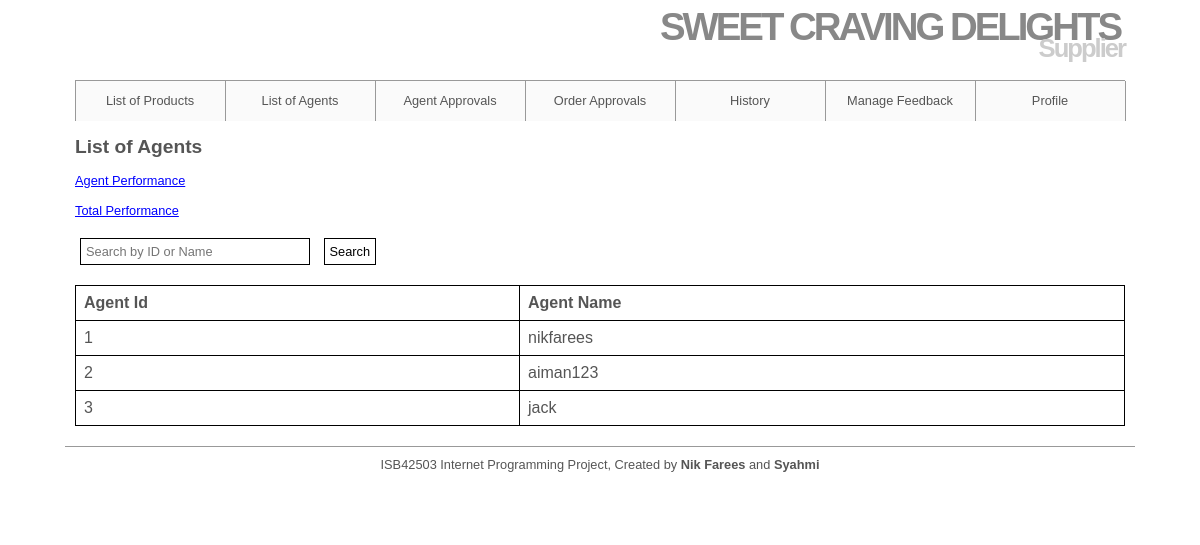
Screenshot of /Supplier/AgentList.php (signed in) with the database file from the repository.
### tables this page shows
CREATE TABLE `agents` (
  `agent_id` mediumint(8) UNSIGNED NOT NULL,
  `agentName` varchar(50) NOT NULL,
  `agentEmail` varchar(40) NOT NULL,
  `agentPassword` char(40) NOT NULL
);

### Supplier/AgentList.php (the view, shortened to what this page needs)
<html>
<head>
</head>
<body>
    <?php
    global $dbc;
    $supplier_id = $_SESSION['supplier_id'];
    $searchQuery = "";
    $searchCondition = "";
    $query = "SELECT DISTINCT agents.agent_id, agents.agentName FROM agents
 INNER JOIN relationships ON agents.agent_id = relationships.agent_id
 INNER JOIN agents_approval ON agents.agent_id = agents_approval.agent_id
 WHERE relationships.supplier_id = '$supplier_id' AND
agents_approval.approval_status = 'approved'" . $searchCondition;
    $result = @mysqli_query($dbc, $query);
    $num = @mysqli_num_rows($result);
    echo '<br><h2>List of Agents<br /></h2>';
    if ($num > 0) {
        echo '<br><a href="AgentPerformance.php" style="color: blue; text-decoration:
underline;">Agent Performance</a><br />
 <br><a href="TotalPerformance.php" style="color: blue; text-decoration:
underline;">Total Performance</a><br /><br />
 <form method="GET" action="AgentList.php">
 <input type="text" name="search" placeholder="Search by ID or Name" value="' .
            $searchQuery . '" style="width: 230px;">
 <input type="submit" value="Search">
 </form> <br/>
 <table border="1" width="100%">
 <tr>
 <td> <b>Agent Id</b> </td>
 <td> <b>Agent Name</b> </td>
 </tr>';
        while ($row = @mysqli_fetch_array($result, MYSQLI_ASSOC)) {
            echo '<tr>'
                . '<td>' . $row['agent_id'] . '</td>'
                . '<td>' . $row['agentName'] . '</td>';
            echo '</tr>';
        }
        echo '</table>';
    } else {
        echo '<p class="error"><br>Agent not found.</p>';
    }
    ?>
</body>
</html>

### includes/hmmSupplier.css (style rules this page uses)
* { border: 0; margin: 0; padding: 0; }
a { color: #777; text-decoration: none; }
body { background: #ffffff; color: #555; font: 0.8em Arial, Helvetica, "bitstream vera sans", sans-serif; }
#header { border-bottom: 1px solid #999; height: 80px; margin: 0 auto; width: 1050px; }
#header h1 { color: #888; font-size: 300%; letter-spacing: -3px; text-align: right; padding: 5px; margin-bottom: -20px; }
#header h2 { color: #CCC; font-size: 200%; letter-spacing: -2px; text-align: right; }
#navigation { background: #fafafa; border-right: 1px solid #999; margin: 0 auto; width: 1050px; height: 40px; list-style: none; }
#navigation li { border-left: 1px solid #999; float: left; width: 149px; list-style: none; }
#navigation a { color: #555; display: block; line-height: 40px; text-align: center; }
#content { height: auto; margin: 0 auto; padding: 0 0 20px; width: 1050px; }
table { border-collapse: collapse; width: 100%; }
th, td { border: 1px solid #000; padding: 8px; text-align: left; }
#footer { border-top: 1px solid #999; height: 50px; margin: 0 auto; padding: 10px; text-align: center; width: 1050px; }
input, select, .input { padding: 5px; margin: 5px; font-size: 1em; background: #FFFFFF; border: 1px solid #000; }

### rows the page displays
agents: agent_id "1", agentName "nikfarees"
agents: agent_id "2", agentName "aiman123"
agents: agent_id "3", agentName "jack"
